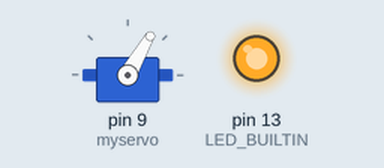
A sketch run on a simulated Arduino Uno, built with avr-gcc and run on an emulated ATmega328P. Parts: servo, output pins drawn as LEDs (lit = HIGH). What the sketch prints to the serial monitor is not drawn.

Above: at 0.18 s.
At 1.6 s:
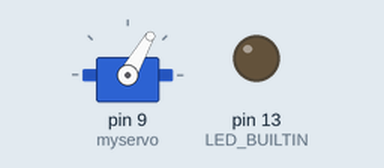
At 13.18 s:
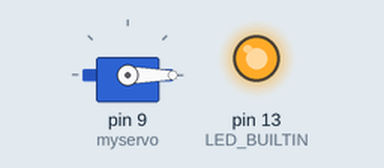
At 29.4 s:
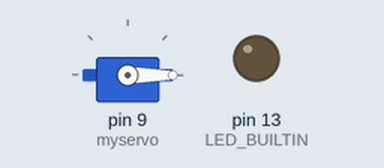
Timing chart, 0 to 30.9 s (numbered marks = the images above):
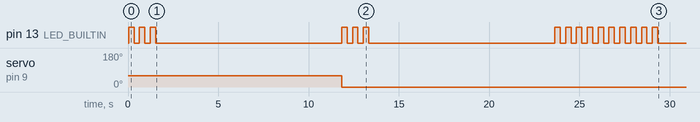

The sketch:

sweep_servo.ino
```cpp
#include <Servo.h>

Servo myservo;


int pos = 0;    // variable to store the servo position
unsigned long time_total; //ms
unsigned long time_wait;
unsigned long delay_interval = 500;
int start_angle = 60;
int stop_angle = 0;
void setup() {
  Serial.begin(9600);
  time_total = (long)60000 * (long)180;
  time_wait = (long)60000 * (long)210;
  delay_interval = time_total/(start_angle-stop_angle);
  Serial.println("time_total");
  Serial.println(time_total);
  Serial.println("delay_interval");
  Serial.println(delay_interval);
  Serial.println("time_wait");
  Serial.println(time_wait);
  Serial.println("start_angle");
  Serial.println(start_angle);
  Serial.println("stop_angle");
  Serial.println(stop_angle);
  pinMode(LED_BUILTIN, OUTPUT);
  myservo.attach(9);  // attaches the servo on pin 9 to the servo object
  myservo.write(start_angle);
  blink(3);
  delay(10000);
  myservo.write(stop_angle);
  blink(3);
  delay(10000);
  blink(10);
  delay(time_wait);
  for (pos = start_angle; pos >= stop_angle; pos -= 1)
  {
    // in steps of 1 degree
    myservo.write(pos);              // tell servo to go to position in variable 'pos'
    delay(delay_interval);
  }
}
void blink(int time)
{
  for (int i = 0; i < time; i++)
  {
    digitalWrite(LED_BUILTIN, HIGH);
    delay(300);
    digitalWrite(LED_BUILTIN, LOW);
    delay(300);
  }
  return;
}
void loop() {

}
```

Measured:
- by itself, pin 13 (LED_BUILTIN): LOW → HIGH at 0.04 s, → LOW 0.30 s later, → HIGH 0.30 s later, → LOW 0.30 s later, … (32 changes in this stretch)
- by itself, servo on pin 9 (myservo): 60° → 0° at 11.8 s
